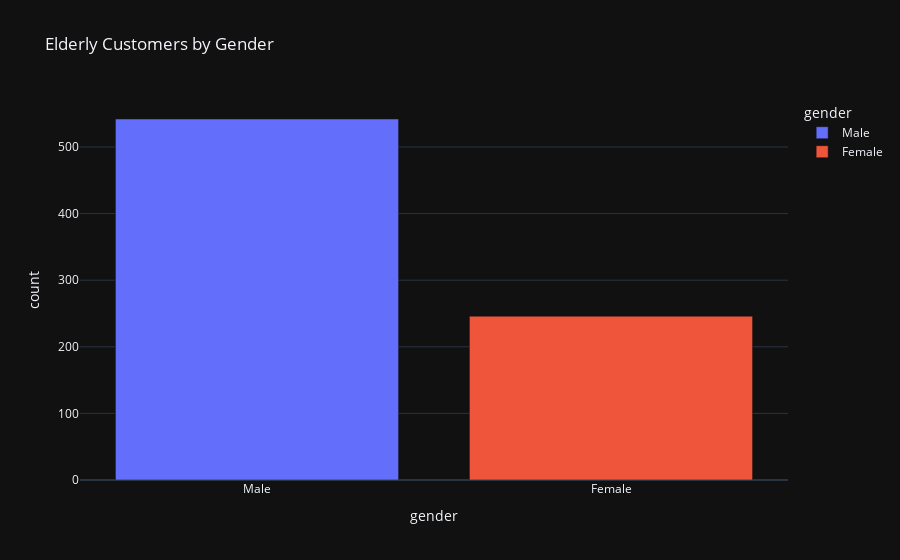

Notebook code for this chart:
### Markdown cell above
Now I will Use plotly to showcase Data Visualisation

### Code cell
elderly_summary = elderly_df['gender'].value_counts().reset_index()

#Renaming my columns so it is easier to read.
elderly_summary.columns = ['gender', 'count']

# 3. Creating my chart with Plotly
fig = px.bar(elderly_summary, 
             x='gender', 
             y='count', 
             title='Elderly Customers by Gender',
             color='gender',
             template='plotly_dark') 

fig.show()

### Figure 1 — Plotly figure (JSON) as saved in the notebook; plotly's stock layout.template omitted (floating-point values rounded to 4 significant figures)
{"data": [{"alignmentgroup": "True", "hovertemplate": "gender=%{x}<br>count=%{y}<extra></extra>", "legendgroup": "Male", "marker": {"color": "#636efa", "pattern": {"shape": ""}}, "name": "Male", "offsetgroup": "Male", "orientation": "v", "showlegend": true, "textposition": "auto", "type": "bar", "x": ["Male"], "xaxis": "x", "y": [542], "yaxis": "y"}, {"alignmentgroup": "True", "hovertemplate": "gender=%{x}<br>count=%{y}<extra></extra>", "legendgroup": "Female", "marker": {"color": "#EF553B", "pattern": {"shape": ""}}, "name": "Female", "offsetgroup": "Female", "orientation": "v", "showlegend": true, "textposition": "auto", "type": "bar", "x": ["Female"], "xaxis": "x", "y": [246], "yaxis": "y"}], "layout": {"barmode": "relative", "legend": {"title": {"text": "gender"}, "tracegroupgap": 0}, "title": {"text": "Elderly Customers by Gender"}, "xaxis": {"anchor": "y", "categoryarray": ["Male", "Female"], "categoryorder": "array", "domain": [0, 1], "title": {"text": "gender"}}, "yaxis": {"anchor": "x", "domain": [0, 1], "title": {"text": "count"}}}}
